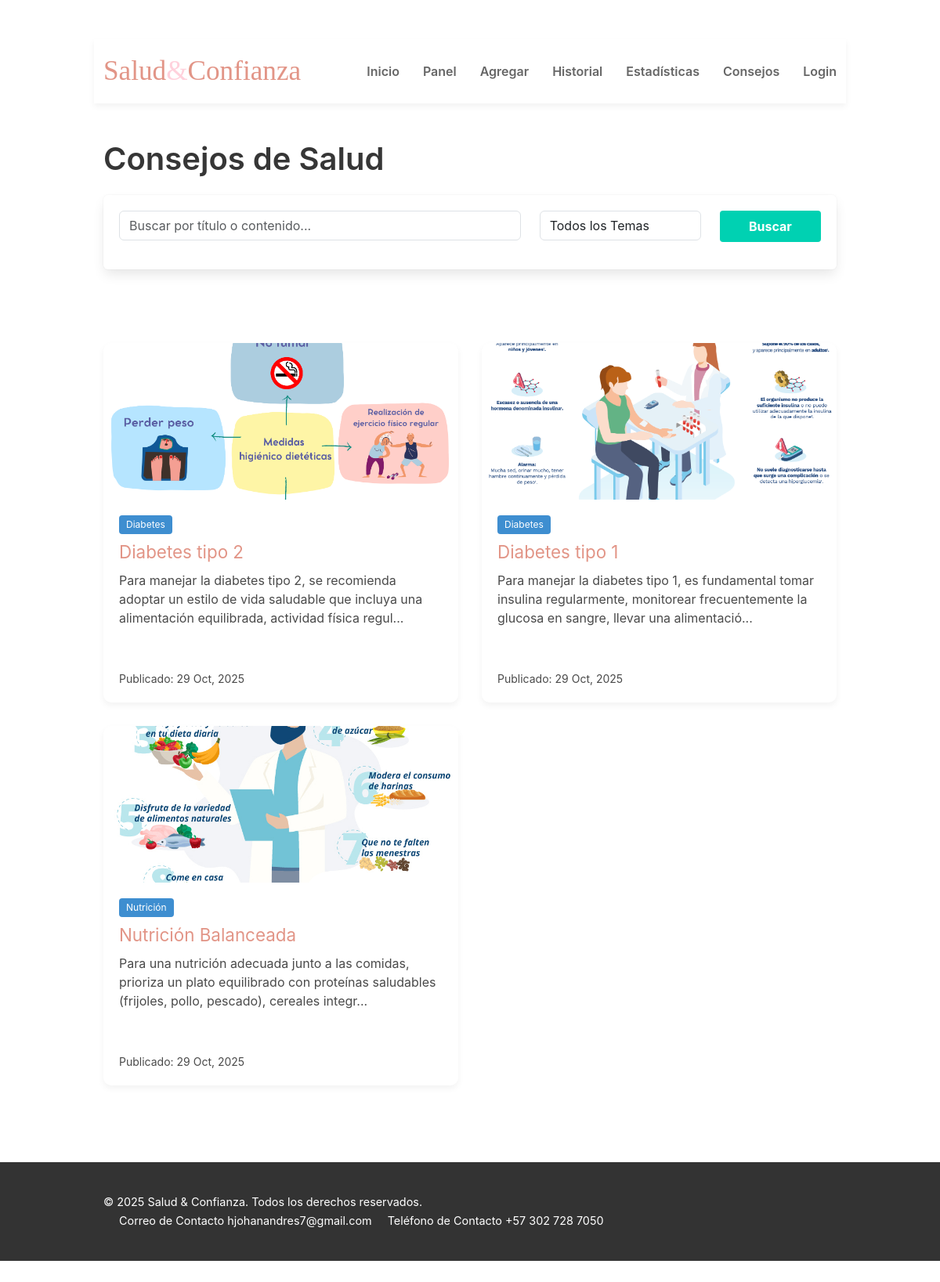
Page /consejos on the committed database.
### app.py (models this page shows, shortened)
class Consejo(db.Model):
    id = db.Column(db.Integer, primary_key=True)
    titulo = db.Column(db.String(100), nullable=False)
    contenido = db.Column(db.Text, nullable=False)
    tema = db.Column(db.String(50), nullable=False) # Ej: Nutrición, Ejercicio, Sueño
    fecha = db.Column(db.DateTime, nullable=False, default=datetime.utcnow)
    imagen_url = db.Column(db.String(255)) # Ruta del archivo de imagen
    usuario_admin_id = db.Column(db.Integer, db.ForeignKey('usuario.id'))
    admin = db.relationship('Usuario', backref='consejos')

### app.py (the view)
@app.route('/consejos', methods=['GET'])
def consejos():
    query = request.args.get('q', '').strip()
    tema_filtro = request.args.get('tema', '').strip()
    consejos_query = Consejo.query.order_by(Consejo.fecha.desc())
    if query:
        consejos_query = consejos_query.filter(
            (Consejo.titulo.ilike(f'%{query}%')) |
            (Consejo.contenido.ilike(f'%{query}%'))
        )
    if tema_filtro and tema_filtro != 'todos':
        consejos_query = consejos_query.filter_by(tema=tema_filtro)
    consejos_lista = consejos_query.all()
    temas_unicos = db.session.query(Consejo.tema).distinct().all()
    temas_unicos = [t[0] for t in temas_unicos]
    return render_template('consejos.html',
                           consejos=consejos_lista,
                           temas_unicos=temas_unicos,
                           query=query,
                           tema_filtro=tema_filtro)

### templates/consejos.html (shortened to what this page needs)
{% extends 'base.html' %}
{% block content %}
{% include "barra_nav.html" %}
<div class="container">
    <h1 class="title is-2">Consejos de Salud</h1>
    <div class="box mb-4">
        <form method="GET" action="{{ url_for('consejos') }}">
            <div class="row">
                <div class="col-md-7 col-sm-12 form-group">
                    <input type="text"
                           name="q"
                           class="form-control"
                           placeholder="Buscar por título o contenido..."
                           value="{{ query }}"
                           aria-label="Término de búsqueda">
                </div>
                <div class="col-md-3 col-sm-12 form-group">
                    <select name="tema" class="form-control" aria-label="Filtrar por tema">
                        <option value="todos">Todos los Temas</option>
                    </select>
                </div>
                <div class="col-md-2 col-sm-12 form-group d-grid">
                    <button type="submit" class="button is-primary w-100">Buscar</button>
                </div>
            </div>
        </form>
    </div>
<br>
<br>
    {% if consejos %}
        <div class="consejos-grid">
            {% for consejo in consejos %}
                <a href="{{ url_for('ver_consejo', consejo_id=consejo.id) }}" class="consejo-link-wrapper"><div class="consejo-card">
                    {% if consejo.imagen_url %}
                        <img src="{{ consejo.imagen_url }}" alt="{{ consejo.titulo }}" class="consejo-img">
                    {% endif %}
                    <div class="consejo-body">
                        <span class="tag is-info">{{ consejo.tema }}</span>
                        <h3 class="consejo-title">{{ consejo.titulo }}</h3>
                        <p>{{ consejo.contenido | truncate(150, True) }}</p>
                        <small>Publicado: {{ consejo.fecha.strftime('%d %b, %Y') }}</small>
                        </div>
                </div>
            <div class="consejo-body">
            </div>
            </a>
            {% endfor %}
        </div>
    {% else %}
        <p class="notification is-warning">No se encontraron consejos que coincidan con los criterios de búsqueda.</p>
    {% endif %}
<br>
<br>
</div>
{% endblock %}

### templates/base.html (shortened to what this page needs)
<!DOCTYPE html>
<html lang="es">
<head>
    <link rel="stylesheet" href="{{ url_for('static', filename='css/style.css') }}">
    <link rel="stylesheet" href="https://cdnjs.cloudflare.com/ajax/libs/font-awesome/5.15.4/css/all.min.css">
    <link href="https://cdn.jsdelivr.net/npm/bootstrap@5.3.8/dist/css/bootstrap.min.css" rel="stylesheet">
    <link rel="stylesheet" href="https://cdn.jsdelivr.net/npm/bulma@0.9.4/css/bulma.min.css">
    <link rel="stylesheet" href="https://cdnjs.cloudflare.com/ajax/libs/font-awesome/5.15.4/css/all.min.css">
</head>
<body>
    <main>
        <div class="container" style="padding: 50px 0;">
            {% block content %}{% endblock %}
        </div>
    </main>
    {% include "pie_pagina.html"%}
</body>
</html>

### templates/barra_nav.html (shortened to what this page needs)
<header class="main-header">
    <div class="container">
        <div class="logo">
            <h1>Salud<span>&amp;</span>Confianza</h1>
        </div>
        <nav class="main-nav" id="main-nav">
            <ul>
                <li><a href="{{ url_for('inicio') }}">Inicio</a></li>
                <li><a href="{{ url_for('index') }}">Panel</a></li>
                <li><a href="{{ url_for('agregar_registro') }}">Agregar</a></li>
                <li><a href="{{ url_for('historial') }}">Historial</a></li>
                <li><a href="{{ url_for('estadisticas') }}">Estadísticas</a></li>
                <li><a href="{{ url_for('consejos') }}">Consejos</a></li>
                {% if 'usuario_id' in session %}
                    <li><a href="{{ url_for('logout') }}">Salir</a></li>
                {% else %}
                    <li><a href="{{ url_for('login') }}">Login</a></li>
                {% endif %}
            </ul>
        </nav>
    </div>
</header>
<br>
<br>

### templates/pie_pagina.html
    <footer class="main-footer">
        <div class="container">
            <p>&copy; 2025 Salud & Confianza. Todos los derechos reservados.</p>
            <ul class="footer-links">
                <li><a href="#">Correo de Contacto   hjohanandres7@gmail.com</a></li>
                <li><a href="#">Teléfono de Contacto    +57 302 728 7050 </a></li>
            </ul>
        </div>
    </footer>

### static/css/style.css (style rules this page uses)
:root { --primary-color: #FFD1DC; --secondary-color: #F8F8F8; --accent-color: #E29587; --text-color-dark: #333333; --text-color-light: #666666; --white-color: #FFFFFF; --box-shadow: 0 4px 8px rgba(0,0,0,0.05); }
* { margin: 0; padding: 0; box-sizing: border-box; }
body { font-family: 'Open Sans', sans-serif; line-height: 1.6; color: var(--text-color-dark); background-color: var(--secondary-color); }
.container { max-width: 1200px; margin: 0 auto; padding: 0 20px; }
.main-header { background-color: var(--white-color); padding: 20px 0; box-shadow: var(--box-shadow); }
.main-header .container { display: flex; justify-content: space-between; align-items: center; }
.logo h1 { font-family: 'Playfair Display', serif; font-size: 2.2em; color: var(--accent-color); margin: 0; }
.logo h1 span { color: var(--primary-color); }
.main-nav ul { list-style: none; display: flex; }
.main-nav ul li { margin-left: 30px; }
.main-nav ul li a { text-decoration: none; color: var(--text-color-light); font-weight: 600; transition: color 0.3s ease; }
.button { display: inline-block; background-color: var(--accent-color); color: var(--white-color); padding: 15px 30px; text-decoration: none; border-radius: 30px; font-weight: 700; transition: background-color 0.3s ease, transform 0.2s ease; border: none; cursor: pointer; }
.main-footer { background-color: var(--text-color-dark); color: var(--white-color); padding: 40px 0; text-align: center; }
.main-footer .container { display: flex; justify-content: space-between; align-items: center; flex-wrap: wrap; }
.main-footer p { margin: 0; font-size: 0.9em; }
.footer-links { list-style: none; display: flex; }
.footer-links li { margin-left: 20px; }
.footer-links li a { text-decoration: none; color: var(--white-color); font-size: 0.9em; transition: color 0.3s ease; }
.consejos-grid { display: grid; grid-template-columns: repeat(auto-fill, minmax(400px, 1fr)); gap: 30px; margin-top: 30px; }
.consejo-link-wrapper { text-decoration: none; color: inherit; display: block; height: 100%; }
.consejo-card { background: var(--white-color); border-radius: 10px; box-shadow: var(--box-shadow); overflow: hidden; display: flex; flex-direction: column; height: 100%; transition: transform 0.2s; }
.consejo-img { width: 150%; height: 400px; object-fit: cover; flex-shrink: 0; }
.consejo-body { padding: 20px; display: flex; flex-direction: column; flex-grow: 1; }
.consejo-body p { flex-grow: 1; margin-bottom: 15px; }
.form-group { margin-bottom: 15px; text-align: left; }
.form-control { width: 100%; padding: 10px; border: 1px solid #ccc; border-radius: 5px; box-sizing: border-box; }
.w-100 { width: 100% !important; }

### templates/base.html (style rules this page uses)
html, body { height: 100%; }

### templates/consejos.html (style rules this page uses)
.consejos-grid { display: grid; grid-template-columns: repeat(auto-fill, minmax(300px, 1fr)); gap: 30px; margin-top: 30px; }
.consejo-card { background: var(--white-color); border-radius: 10px; box-shadow: var(--box-shadow); overflow: hidden; display: flex; flex-direction: column; transition: transform 0.2s; }
.consejo-img { width: 100%; height: 200px; object-fit: cover; }
.consejo-body { padding: 20px; display: flex; flex-direction: column; height: 100%; }
.consejo-title { font-size: 1.4em; margin-top: 10px; margin-bottom: 10px; color: var(--accent-color); }
.tag { align-self: flex-start; padding: 5px 10px; border-radius: 5px; font-size: 0.8em; }

### rows in the picture
Consejo: imagen_url (picture), tema "Diabetes", titulo "Diabetes tipo 2", contenido "Para manejar la diabetes tipo 2, se recomienda adoptar un estilo de vida saludable que incluya una alimentación equilibrada, actividad física regul...", fecha "29 Oct, 2025"
Consejo: imagen_url (picture), tema "Diabetes", titulo "Diabetes tipo 1", contenido "Para manejar la diabetes tipo 1, es fundamental tomar insulina regularmente, monitorear frecuentemente la glucosa en sangre, llevar una alimentació...", fecha "29 Oct, 2025"
Consejo: imagen_url (picture), tema "Nutrición", titulo "Nutrición Balanceada", contenido "Para una nutrición adecuada junto a las comidas, prioriza un plato equilibrado con proteínas saludables (frijoles, pollo, pescado), cereales integr...", fecha "29 Oct, 2025"
